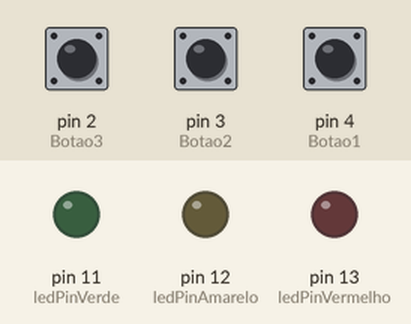
A sketch run on a simulated Arduino Uno, built with avr-gcc and run on an emulated ATmega328P. On the bench: output pins drawn as LEDs (lit = HIGH). The test bench sets the inputs (shaded band); at power-on: pin 2 (Botao3) LOW, pin 3 (Botao2) LOW, pin 4 (Botao1) LOW.

Above: at 1.2 s.
1.3 s: pin 2 (Botao3) pulled HIGH for 0.15 s
At 1.37 s:
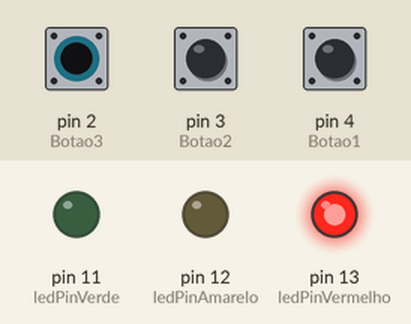
2.9 s: pin 3 (Botao2) pulled HIGH for 0.15 s
At 2.97 s:
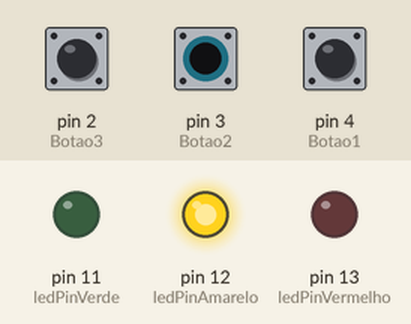
4.5 s: pin 4 (Botao1) pulled HIGH for 0.15 s
At 4.57 s:
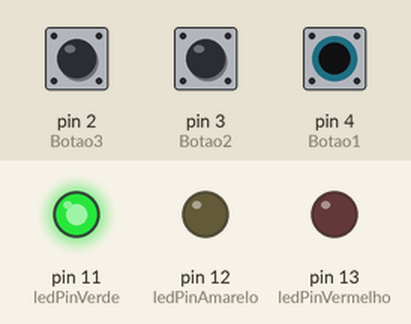
6.1 s: pin 4 (Botao1) pulled HIGH for 3.2 s
At 9.8 s:
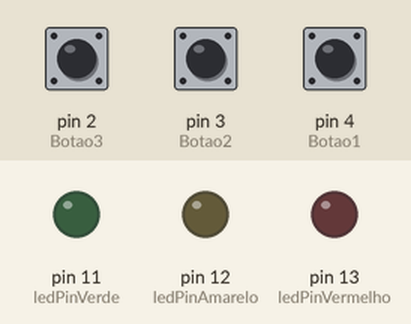
10.8 s: pin 2 (Botao3) pulled HIGH for 3.2 s
At 12.2 s:
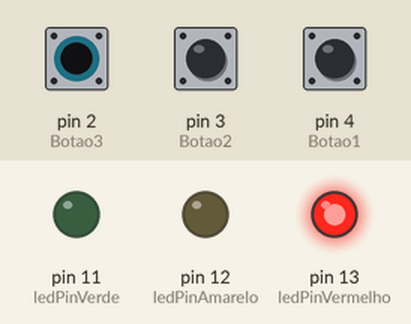
15.5 s: pin 2 (Botao3) driven HIGH and pin 3 (Botao2) driven HIGH
At 16.9 s:
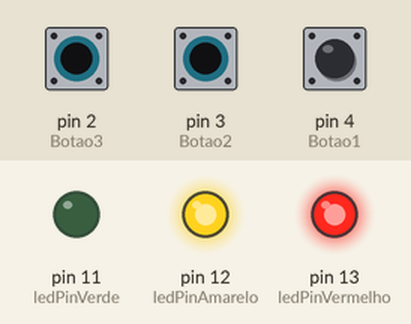
Timing chart, 0 to 18.0 s (numbered marks = the images above; inputs shaded):
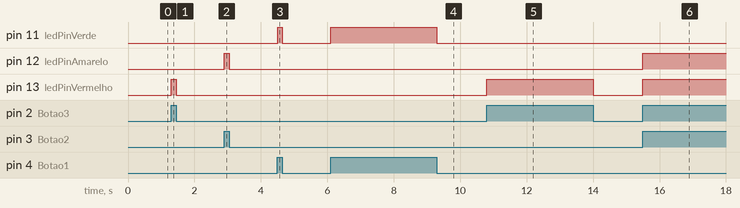

The sketch:

exemplo_3botao_3led.ino
```cpp
const int ledPinVerde = 11;
const int ledPinVermelho = 13;
const int ledPinAmarelo = 12;
const int Botao1 = 4;
const int Botao2 = 3;
const int Botao3 = 2;
int EstadoBotao1 = 0;
int EstadoBotao2 = 0;
int EstadoBotao3 = 0;

void setup() {
  pinMode(ledPinVerde, OUTPUT);
  pinMode(ledPinAmarelo, OUTPUT);
  pinMode(ledPinVermelho, OUTPUT);
  pinMode(Botao1, INPUT);
  pinMode(Botao2, INPUT);
  pinMode(Botao3, INPUT);
}

void loop() {
  EstadoBotao1 = digitalRead(Botao1);
  EstadoBotao2 = digitalRead(Botao2);
  EstadoBotao3 = digitalRead(Botao3);
  if (EstadoBotao1 == HIGH){
    digitalWrite(ledPinVerde, HIGH);
  } else {
    digitalWrite(ledPinVerde, LOW);
  }
  if (EstadoBotao2 == HIGH){
    digitalWrite(ledPinAmarelo, HIGH);
  } else {
    digitalWrite(ledPinAmarelo, LOW);
  }
  if (EstadoBotao3 == HIGH){
    digitalWrite(ledPinVermelho, HIGH);
  } else {
    digitalWrite(ledPinVermelho, LOW);
  }
}
```

Measured:
- after the input at 1.3 s, pin 13 (ledPinVermelho): LOW → HIGH at once, → LOW 0.15 s later
- after the input at 2.9 s, pin 12 (ledPinAmarelo): LOW → HIGH at once, → LOW 0.15 s later
- after the input at 4.5 s, pin 11 (ledPinVerde): LOW → HIGH at once, → LOW 0.15 s later
- after the input at 6.1 s, pin 11 (ledPinVerde): LOW → HIGH at once, → LOW 3.2 s later
- after the input at 10.8 s, pin 13 (ledPinVermelho): LOW → HIGH at once, → LOW 3.2 s later
- after the input at 15.5 s, pin 12 (ledPinAmarelo), pin 13 (ledPinVermelho): LOW → HIGH at once
